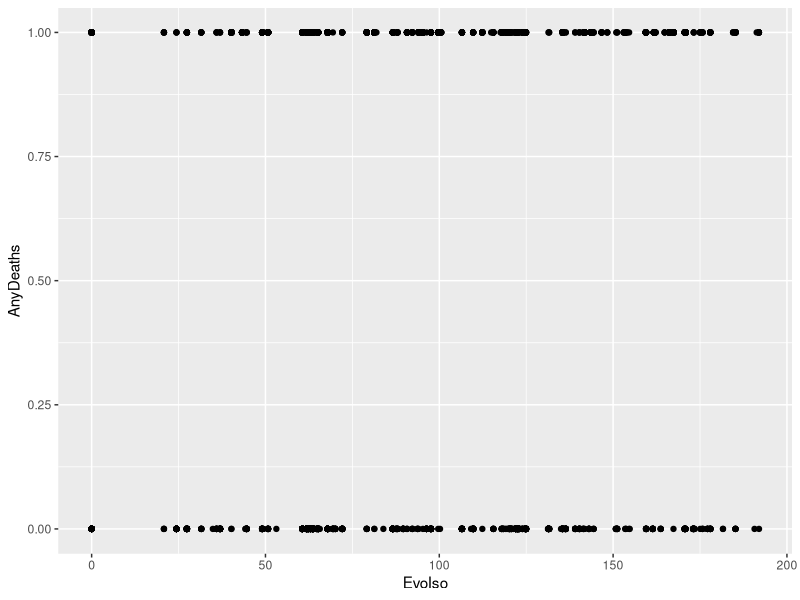
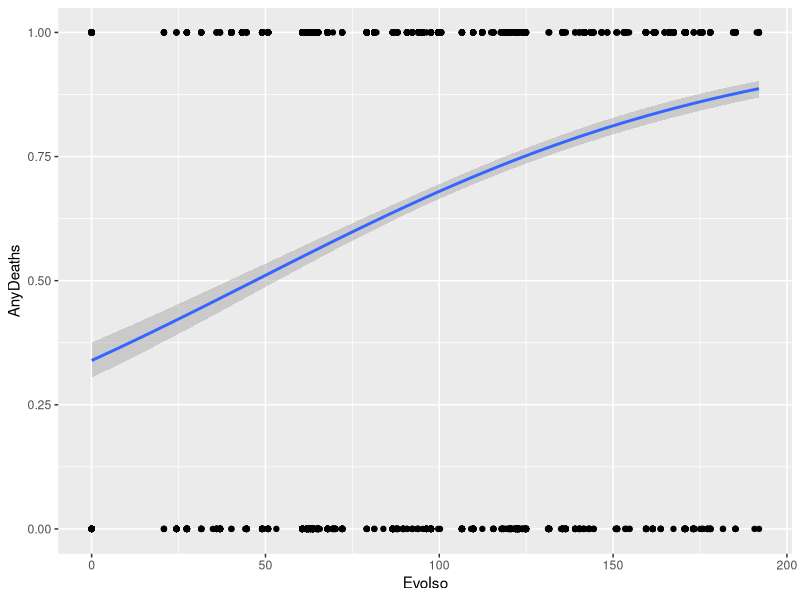
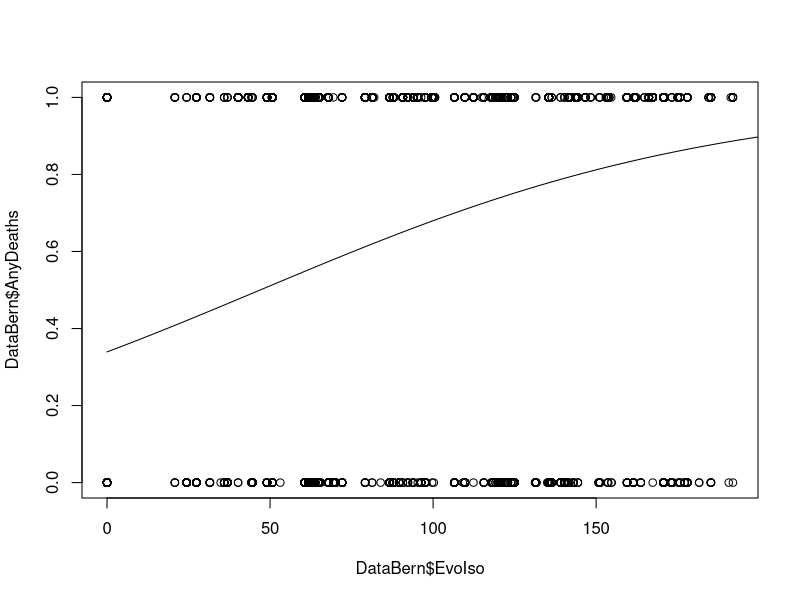
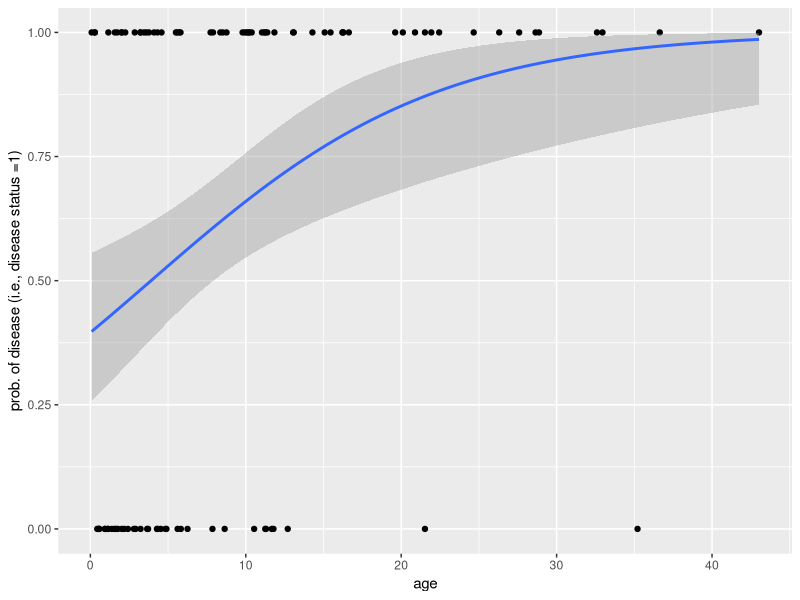
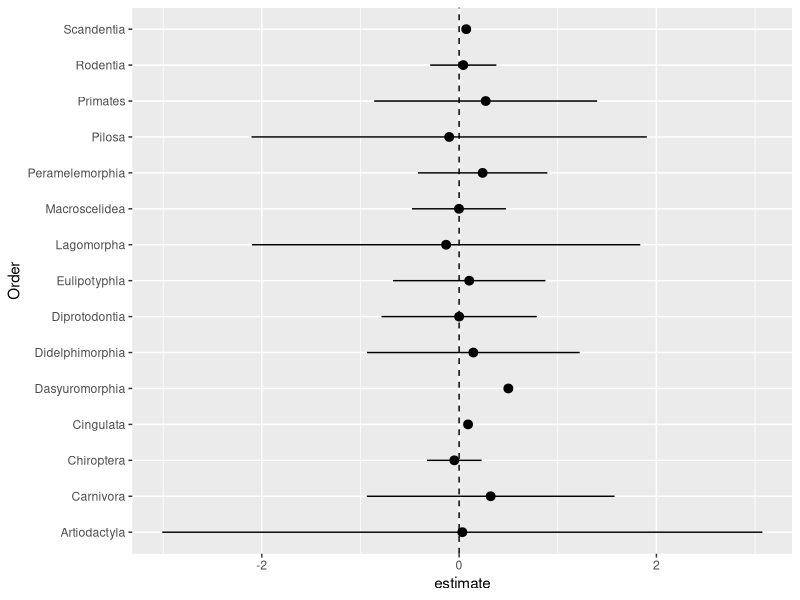
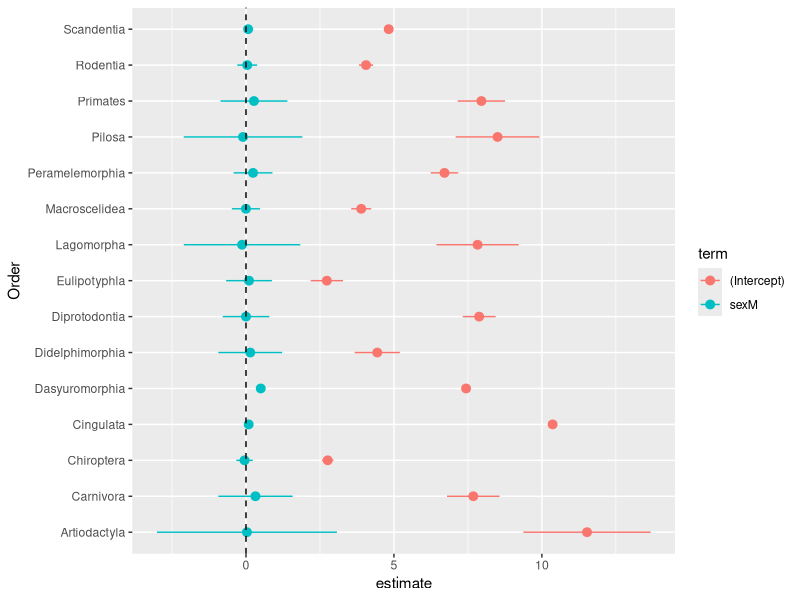
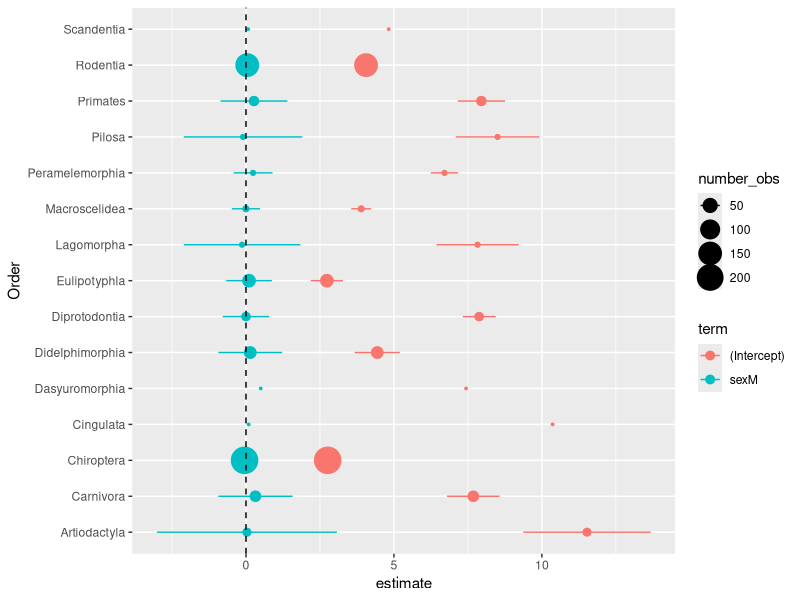
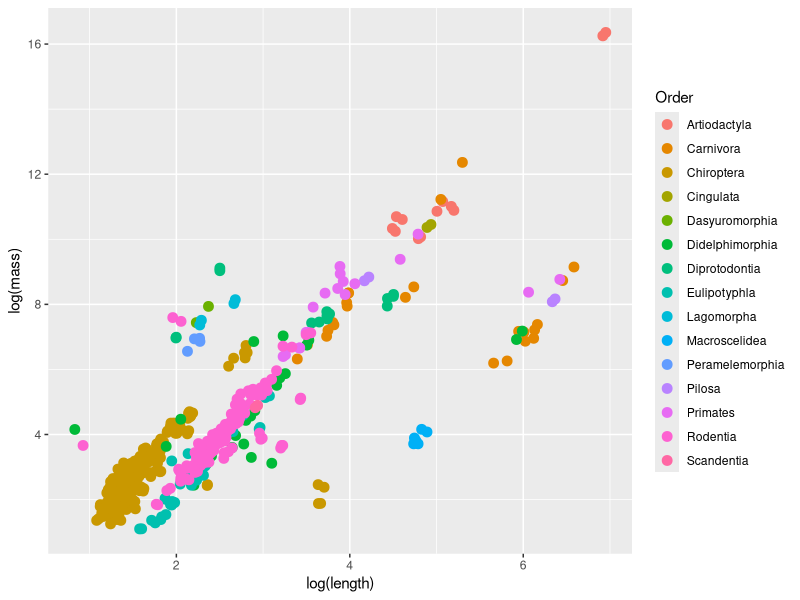

Here is the R script that generated these plots, in order:
## ---- chunk 1
library(tidyverse)
library(broom)
library(lme4)
## ---- chunk 2
disease_distance <- read_csv("data/disease_distance.csv")

disease_distance %>% 
  mutate(AnyDeaths = case_when(Deaths > 0 ~ 1,
                               Deaths == 0 ~ 0)) -> DataBern

DataBern |>
  ggplot(aes(x = EvoIso, y = AnyDeaths)) + 
  geom_point()
## ---- chunk 3
model <- glm(AnyDeaths ~ EvoIso, 
             family = "binomial", 
             data = DataBern)
summary(model)
## ---- chunk 4
DataBern |>
  ggplot(aes(x = EvoIso, y = AnyDeaths)) + 
  geom_point() +
  geom_smooth(method = "glm", 
              method.args = list(family = "binomial")
              )

### base R implementation

EvoIso <- seq(0, 200, 0.1)
predicted_prob <- predict(model, list(EvoIso = EvoIso), type = "response")

plot(DataBern$EvoIso, DataBern$AnyDeaths)
lines(EvoIso, predicted_prob)
## ---- chunk 5
data_generator <- function(sample_size = 100, effect = 0.1){
  age <- rexp(n = sample_size, rate = 1/10)
  linear_predictor <- effect*age
  prob <- 1/(1+exp(-linear_predictor))
  
  disease_status <- c()
  
  for (i in 1:length(prob)){
  disease_status[i] <- rbinom(n = 1, size = 1, prob = prob[i])
  }
  
  return(data.frame(age = age, disease_status = disease_status))
}

data <- data_generator()

data %>% pivot_longer(! age) %>% 
  ggplot(aes(x = age, y = value)) + geom_point() + 
  geom_smooth(method = "glm", method.args = list(family = "binomial")
              ) + labs(y = "prob. of disease (i.e., disease status =1)")

model <- glm(disease_status~scale(age), family = binomial, data = data)
summary(model)
## ---- chunk 6
power_analysis_function <- function(sample_size){
  
  sims <- 1000
  pvalues <- c()
  for (i in 1:sims){
  data <- data_generator(sample_size)
  model <- glm(disease_status~scale(age), family = binomial, data = data)
  pvalues[i] <- summary(model)$coefficients[2,4]
  }
  
  power_estimate <- length(which(pvalues < 0.01))/length(pvalues)
  
  return(power_estimate)
}

sample_sizes <- seq(150,200,10); power_estimates <- c()

for (i in 1:length(sample_sizes)){
  power_estimates[i] <- power_analysis_function(sample_size = sample_sizes[i])
}

knitr::kable(cbind(n = sample_sizes, power = power_estimates))
## ---- chunk 7
SSDdata <- read_csv("data/SSDinMammals.csv")
## ---- chunk 8
mammal_length <- SSDdata %>%
  select(c("Order", "Scientific_Name", "lengthM", "lengthF")) %>%
  pivot_longer(c(lengthM, lengthF), names_to = "sex", values_to = "length",
               names_pattern = "length(.)")

mammal_mass <- SSDdata %>%
  select(c("Order", "Scientific_Name", "massM", "massF")) %>%
  pivot_longer(c(massM, massF), names_to = "sex", values_to = "mass",
               names_pattern = "mass(.)")

mass_nodup <- mammal_mass %>% 
  group_by(Scientific_Name, sex) %>%
  distinct(Scientific_Name, sex, .keep_all = TRUE)

length_nodup <- mammal_length %>% 
  group_by(Scientific_Name, sex) %>%
  distinct(Scientific_Name, sex, .keep_all = TRUE)

mammal_long <- full_join(mass_nodup, length_nodup, 
                         by = join_by("Scientific_Name", "sex", "Order")) |>
  drop_na()

glimpse(mammal_long)
## ---- chunk 9
# run linear model of size on sex for EACH Order

Order_specific_models <- 
  mammal_long |> 
  group_by(Order) |>
  do(model = tidy(lm(log(mass) ~ sex, data = .), conf.int = T))
  
# get coefficients for each Order

Order_specific_models |>
  unnest()

# visualize effects, CIs, and p values

Order_specific_models |>
  unnest() |>
  subset(term == "sexM") |>
  group_by(Order) |>
  ggplot(aes(y = Order, x = estimate, 
             xmin = conf.low,
             xmax = conf.high
             )
         ) +
  geom_pointrange() +
  geom_vline(xintercept = 0, lty = 2)
## ---- chunk 10
Order_specific_models |>
  unnest() |>
  # subset(term == "sexM") |>
  group_by(Order) |>
  ggplot(aes(y = Order, x = estimate, 
             xmin = conf.low,
             xmax = conf.high,
             color = term
             )
         ) +
  geom_pointrange() +
  geom_vline(xintercept = 0, lty = 2)
## ---- chunk 11
for (i in 1:nrow(Order_specific_models)){
  print(summary(Order_specific_models$mod[[i]]))
}
## ---- chunk 12
mammal_long |> 
  group_by(Order) |>
  summarise(number_obs = n()) |>
  merge(Order_specific_models) |>
  unnest() |>
  ggplot(aes(y = Order, x = estimate, 
             xmin = conf.low,
             xmax = conf.high,
             color = term,
             size = number_obs
             )
         ) +
  geom_pointrange() +
  geom_vline(xintercept = 0, lty = 2) +
  scale_size(range = c(0, 2))
## ---- chunk 13
ggplot(data = mammal_long, aes(y = log(mass), 
                               x = log(length)
                               )
       ) + 
    geom_point(aes(color = Order), size = 3) -> p

p 
## ---- chunk 14
# no Order-dependence:
p + geom_smooth(method = "lm")

# intercept AND slope fixed and specific to the Order:
p + geom_smooth(method = "lm") + facet_wrap(~Order) 
## ---- chunk 15
## random intercept for Order

model <- lmer(formula = log(mass) ~ log(length) + (1|Order), data = mammal_long)
summary(model)

fixef(model)
ranef(model)
## ---- chunk 16
mammal_long |> ungroup() |> select(mass, length, Order) |> 
  mutate(fit.m = predict(model, re.form = NA), # does not include random effects
         fit.c = predict(model, re.form = NULL) # includes random effects
         ) ->
  predicted_values

predicted_values |>
  ggplot(aes(x = log(length), y = log(mass), color = Order)) +
  geom_point(size = 3) +
  geom_line(inherit.aes = F, aes(x = log(length), y = fit.c, color = Order), size = 1) +
  geom_line(inherit.aes = F, aes(x = log(length), y = fit.m), color = "black", size = 2)
## ---- chunk 17
## random intercept and slope for Order

model2 <- lmer(formula = log(mass) ~ log(length) + (1+log(length)|Order), data = mammal_long)
summary(model2)

fixef(model2)
ranef(model2)
## ---- chunk 18
mammal_long |> ungroup() |> select(mass, length, Order) |> 
  mutate(fit.m = predict(model2, re.form = NA),
         fit.c = predict(model2, re.form = NULL)
         ) ->
  predicted_values

predicted_values |>
  ggplot(aes(x = log(length), y = log(mass), color = Order)) +
  geom_point(size = 3) +
  geom_line(inherit.aes = F, aes(x = log(length), y = fit.c, color = Order), size = 1) +
  geom_line(inherit.aes = F, aes(x = log(length), y = fit.m), color = "black", size = 2)
## ---- chunk 19
Model <- lmer(log(mass) ~ sex + (1+sex|Order), mammal_long)

mammal_long |> ungroup() |> select(Scientific_Name, mass, sex, Order) |> 
  mutate(fit.m = predict(Model, re.form = NA),
         fit.c = predict(Model, re.form = NULL)
         ) ->
  predicted_values

predicted_values |>
  ggplot(aes(x = sex, y = log(mass))) +
  geom_line(aes(group = Scientific_Name), color = "lightgrey") +
  geom_point(color = "lightgrey", size = 2) +
  geom_point(inherit.aes = F, aes(x = sex, y = fit.c, color = Order), size = 3) +
  geom_line(inherit.aes = F, aes(x = sex, y = fit.c, color = Order, group = Order), size = 2) +
  geom_point(inherit.aes = F, aes(x = sex, y = fit.m), color = "black", size = 3) +
  geom_line(inherit.aes = F, aes(x = sex, y = fit.m, group = ""), color = "black", size = 3) +
  theme_classic()
